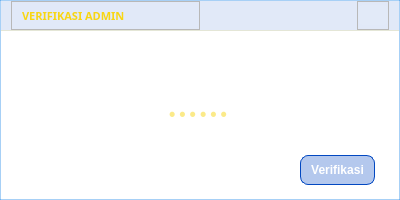
<?xml version="1.0" encoding="UTF-8"?>
<ui version="4.0">
 <class>Dialog</class>
 <widget class="QDialog" name="Dialog">
  <property name="geometry">
   <rect>
    <x>0</x>
    <y>0</y>
    <width>400</width>
    <height>200</height>
   </rect>
  </property>
  <property name="windowTitle">
   <string>Verifikasi Super Admin</string>
  </property>
  <property name="styleSheet">
   <string notr="true">QDialog {
    background: transparent;
}

QFrame#containerFrame {
    background: qlineargradient(
        x1: 0, y1: 0, x2: 1, y2: 1,
        stop: 0 #0a1628,
        stop: 0.5 #142240,
        stop: 1 #0d1f3c
    );
   /* Border Biru Kaca Halus agar tegas berpisah dari background */
    border: 1px solid rgba(2, 119, 230, 0.35);
}

QFrame#titlebar {
    background: rgba(2, 72, 193, 0.12);
    border: none;
    border-bottom: 1px solid rgba(248, 214, 19, 0.15);
    border-radius: 16px 16px 0 0;
}

QLabel#label_3 {
    color: #f8d613;
    font-family: Plus Jakarta Sans;
    font-size: 11px;
    font-weight: 600;
    background: transparent;
    border: none;
}

QPushButton#btn_close {
    background: rgba(255, 255, 255, 0.03);
    border: none;
    border-radius: 6px;
}


QPushButton#btn_close:hover {
    background: rgba(255, 70, 70, 0.35);
}

QLabel#lbInstruction {
    color: #ffffff;
    font-family: &quot;Inter&quot;;
    font-size: 12px;
    font-weight: 500;
    background: transparent;
}

QLineEdit#txtPin {
    background: rgba(255, 255, 255, 0.04);
    border: 1px solid rgba(255, 255, 255, 0.1);
    border-radius: 8px;
    color: #f8d613;
    font-family: &quot;Inter&quot;;
    font-size: 18px;
    font-weight: bold;
    padding: 6px 12px;
    letter-spacing: 4px;
}

QLineEdit#txtPin:focus {
    border: 1px solid #0248c1;
}

QFrame#frame_button {
    background: rgba(255, 255, 255, 0.02);
    border: none;
    border-top: 1px solid rgba(255, 255, 255, 0.04);
    border-bottom-left-radius: 16px;
    border-bottom-right-radius: 16px;
}

QPushButton#btnConfirm {
    background: rgba(2, 72, 193, 0.30);
    border: 1px solid #0248c1;
    border-radius: 8px;
    color: #ffffff;
    font-family: &quot;Inter&quot;;
    font-size: 12px;
    font-weight: 600;
    padding: 5px 10px;
}

QPushButton#btnConfirm:hover {
    background: #0248c1;
}

QPushButton#btnCancel {
    background: rgba(255, 255, 255, 0.04);
    border: 1px solid rgba(255, 255, 255, 0.1);
    border-radius: 8px;
    color: rgba(255, 255, 255, 0.70);
    font-family: &quot;Inter&quot;;
    font-size: 12px;
    font-weight: 500;
    padding: 5px 10px;
}

QPushButton#btnCancel:hover {
    background: rgba(255, 70, 70, 0.2);
    border: 1px solid rgba(255, 70, 70, 0.4);
    color: #ffffff;
}</string>
  </property>
  <layout class="QHBoxLayout" name="horizontalLayout">
   <property name="spacing">
    <number>0</number>
   </property>
   <property name="leftMargin">
    <number>0</number>
   </property>
   <property name="topMargin">
    <number>0</number>
   </property>
   <property name="rightMargin">
    <number>0</number>
   </property>
   <property name="bottomMargin">
    <number>0</number>
   </property>
   <item>
    <widget class="QFrame" name="containerFrame">
     <layout class="QVBoxLayout" name="verticalLayout">
      <property name="spacing">
       <number>0</number>
      </property>
      <property name="leftMargin">
       <number>0</number>
      </property>
      <property name="topMargin">
       <number>0</number>
      </property>
      <property name="rightMargin">
       <number>0</number>
      </property>
      <property name="bottomMargin">
       <number>0</number>
      </property>
      <item>
       <widget class="QFrame" name="titlebar">
        <property name="minimumSize">
         <size>
          <width>0</width>
          <height>0</height>
         </size>
        </property>
        <property name="maximumSize">
         <size>
          <width>16777215</width>
          <height>30</height>
         </size>
        </property>
        <property name="frameShape">
         <enum>QFrame::StyledPanel</enum>
        </property>
        <property name="frameShadow">
         <enum>QFrame::Raised</enum>
        </property>
        <layout class="QHBoxLayout" name="horizontalLayout_7">
         <property name="spacing">
          <number>0</number>
         </property>
         <property name="leftMargin">
          <number>10</number>
         </property>
         <property name="topMargin">
          <number>0</number>
         </property>
         <property name="rightMargin">
          <number>10</number>
         </property>
         <property name="bottomMargin">
          <number>0</number>
         </property>
         <item>
          <widget class="QFrame" name="frame_8">
           <property name="font">
            <font>
             <pointsize>7</pointsize>
            </font>
           </property>
           <property name="frameShape">
            <enum>QFrame::StyledPanel</enum>
           </property>
           <property name="frameShadow">
            <enum>QFrame::Raised</enum>
           </property>
           <layout class="QHBoxLayout" name="horizontalLayout_8">
            <property name="spacing">
             <number>0</number>
            </property>
            <property name="leftMargin">
             <number>10</number>
            </property>
            <property name="topMargin">
             <number>0</number>
            </property>
            <property name="rightMargin">
             <number>0</number>
            </property>
            <property name="bottomMargin">
             <number>0</number>
            </property>
            <item>
             <widget class="QLabel" name="label_3">
              <property name="font">
               <font>
                <family>Plus Jakarta Sans</family>
                <pointsize>-1</pointsize>
                <weight>75</weight>
                <bold>true</bold>
               </font>
              </property>
              <property name="text">
               <string>VERIFIKASI ADMIN</string>
              </property>
             </widget>
            </item>
           </layout>
          </widget>
         </item>
         <item alignment="Qt::AlignRight">
          <widget class="QFrame" name="frame_3">
           <property name="frameShape">
            <enum>QFrame::StyledPanel</enum>
           </property>
           <property name="frameShadow">
            <enum>QFrame::Raised</enum>
           </property>
           <layout class="QHBoxLayout" name="horizontalLayout_9">
            <property name="spacing">
             <number>7</number>
            </property>
            <property name="leftMargin">
             <number>0</number>
            </property>
            <property name="topMargin">
             <number>0</number>
            </property>
            <property name="rightMargin">
             <number>0</number>
            </property>
            <property name="bottomMargin">
             <number>0</number>
            </property>
            <item>
             <widget class="QPushButton" name="btn_close">
              <property name="minimumSize">
               <size>
                <width>30</width>
                <height>20</height>
               </size>
              </property>
              <property name="maximumSize">
               <size>
                <width>30</width>
                <height>20</height>
               </size>
              </property>
              <property name="toolTip">
               <string>Close</string>
              </property>
              <property name="text">
               <string/>
              </property>
              <property name="icon">
               <iconset>
                <normaloff>../../assets/icon/x.svg</normaloff>../../assets/icon/x.svg</iconset>
              </property>
              <property name="iconSize">
               <size>
                <width>20</width>
                <height>20</height>
               </size>
              </property>
             </widget>
            </item>
           </layout>
          </widget>
         </item>
        </layout>
       </widget>
      </item>
      <item>
       <widget class="QFrame" name="frame_content">
        <layout class="QVBoxLayout" name="verticalLayout_2">
         <property name="spacing">
          <number>10</number>
         </property>
         <property name="leftMargin">
          <number>20</number>
         </property>
         <property name="rightMargin">
          <number>20</number>
         </property>
         <item alignment="Qt::AlignTop">
          <widget class="QLabel" name="lbInstruction">
           <property name="text">
            <string>Masukkan PIN Super Admin untuk melanjutkan:</string>
           </property>
           <property name="wordWrap">
            <bool>true</bool>
           </property>
          </widget>
         </item>
         <item alignment="Qt::AlignVCenter">
          <widget class="QLineEdit" name="txtPin">
           <property name="echoMode">
            <enum>QLineEdit::Password</enum>
           </property>
           <property name="alignment">
            <set>Qt::AlignCenter</set>
           </property>
           <property name="placeholderText">
            <string>••••••</string>
           </property>
          </widget>
         </item>
        </layout>
       </widget>
      </item>
      <item>
       <widget class="QFrame" name="frame_button">
        <property name="maximumSize">
         <size>
          <width>16777215</width>
          <height>55</height>
         </size>
        </property>
        <layout class="QHBoxLayout" name="horizontalLayout_2">
         <property name="topMargin">
          <number>5</number>
         </property>
         <property name="rightMargin">
          <number>15</number>
         </property>
         <property name="bottomMargin">
          <number>11</number>
         </property>
         <item alignment="Qt::AlignRight">
          <widget class="QFrame" name="frame_actions">
           <layout class="QHBoxLayout" name="horizontalLayout_3">
            <property name="spacing">
             <number>10</number>
            </property>
            <property name="topMargin">
             <number>5</number>
            </property>
            <item>
             <widget class="QPushButton" name="btnCancel">
              <property name="minimumSize">
               <size>
                <width>0</width>
                <height>30</height>
               </size>
              </property>
              <property name="cursor">
               <cursorShape>PointingHandCursor</cursorShape>
              </property>
              <property name="text">
               <string>Batal</string>
              </property>
             </widget>
            </item>
            <item>
             <widget class="QPushButton" name="btnConfirm">
              <property name="minimumSize">
               <size>
                <width>0</width>
                <height>30</height>
               </size>
              </property>
              <property name="cursor">
               <cursorShape>PointingHandCursor</cursorShape>
              </property>
              <property name="text">
               <string>Verifikasi</string>
              </property>
             </widget>
            </item>
           </layout>
          </widget>
         </item>
        </layout>
       </widget>
      </item>
     </layout>
    </widget>
   </item>
  </layout>
 </widget>
 <resources/>
 <connections/>
</ui>
